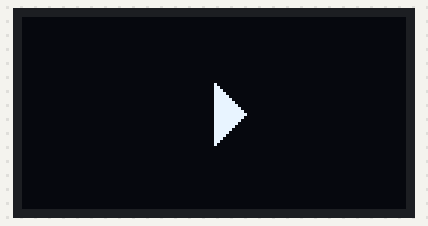
A sketch run on a simulated ESP32. On the bench: 128×64 one-colour display.

Above: at 0.21 s.
At 0.73 s:
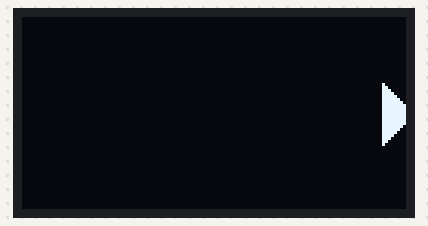
At 5.32 s:
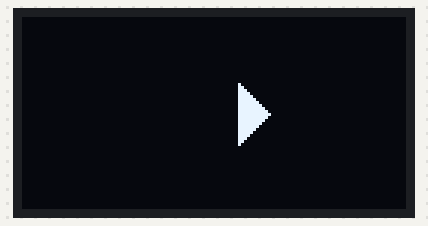
At 10.61 s:
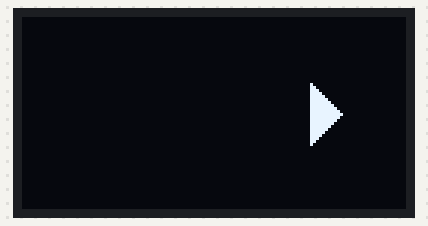
At 20.33 s:
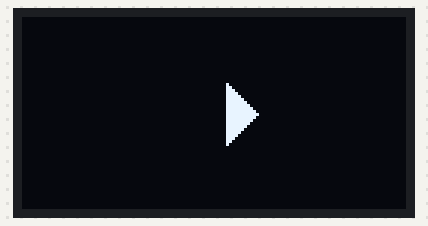
At 39.76 s:
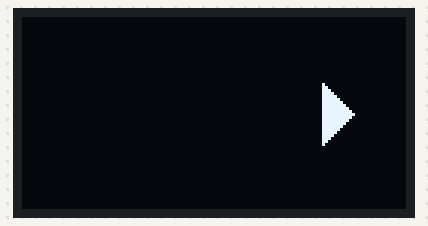

The sketch:

right_motion.ino
```cpp
#include <U8g2lib.h>
#include <Wire.h>

// Initialize the SH1106 display with I2C communication
U8G2_SH1106_128X64_NONAME_F_HW_I2C u8g2(U8G2_R0, U8X8_PIN_NONE);

// Initial position and size for the triangle
int triangleX; // Current X position of the triangle
int triangleY; // Y position of the triangle (center of the display)
int triangleSize = 20; // Size of the triangle

// Speed of the triangle's rightward movement
int moveSpeed = 4;

void setup() {
  u8g2.begin(); // Initialize the display
  triangleX = 64; // Start the triangle from the horizontal center of the display
  triangleY = 32; // Start the triangle from the vertical center of the display
}

void drawRightTriangle(int x, int y, int size) {
  int halfSize = size / 2;

  // Draw the right-pointing triangle
  u8g2.drawTriangle(
    x + halfSize, y,            // Right vertex
    x, y - halfSize,            // Top vertex
    x, y + halfSize             // Bottom vertex
  );
}

void loop() {
  u8g2.clearBuffer(); // Clear the internal buffer

  // Draw the right-pointing triangle at the current position
  drawRightTriangle(triangleX, triangleY, triangleSize);

  // Update the position to move the triangle rightward
  triangleX += moveSpeed;

  // If the triangle moves off the right edge of the screen, reset to the center
  if (triangleX > 128 + triangleSize) {
    triangleX = 64; // Reset to the horizontal center of the display
  }

  // Draw the buffer to the display
  u8g2.sendBuffer();

  delay(20); // Delay to control the speed of the movement
}
```
